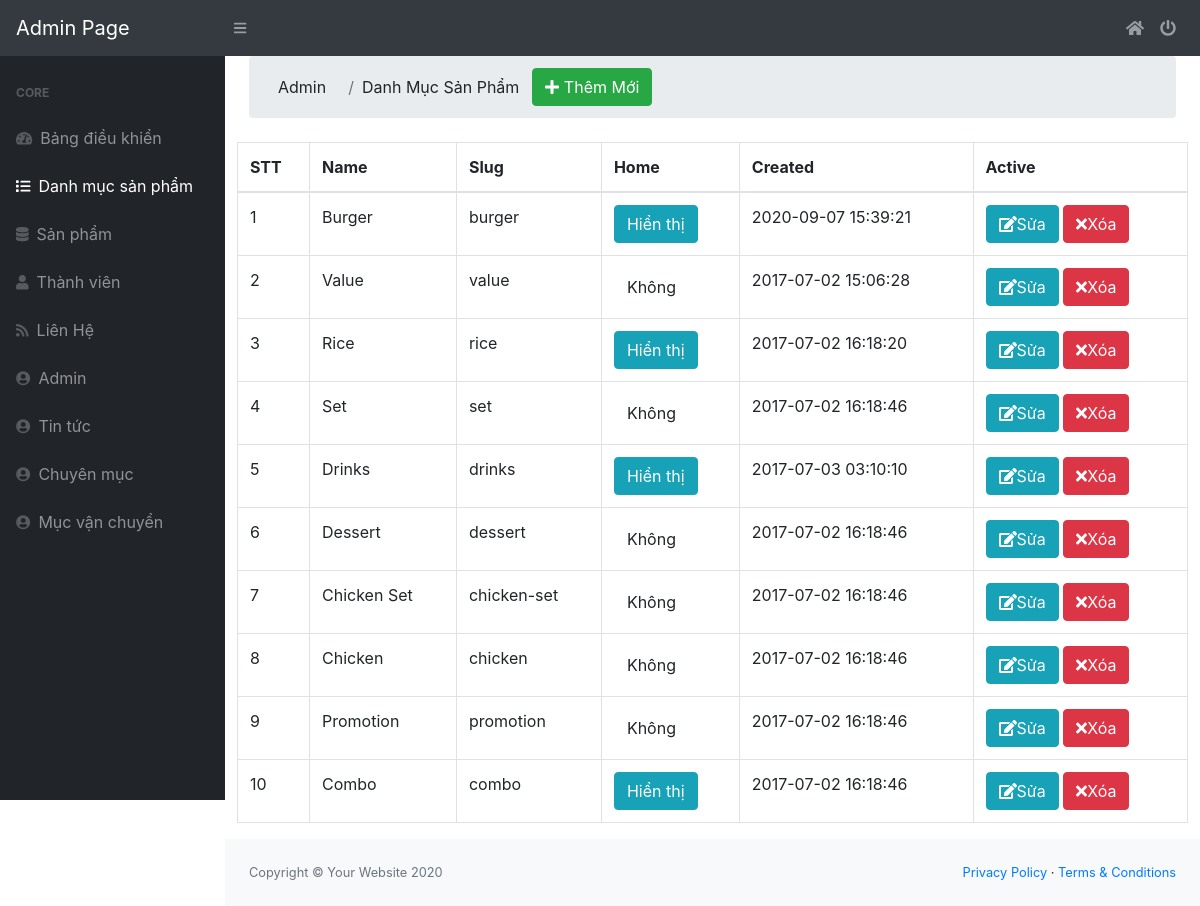
The page /admin/modules/category/index.php on the database its author committed.
### tables this page shows
CREATE TABLE `category` (
  `id` int(11) NOT NULL,
  `name` varchar(100) DEFAULT NULL,
  `slug` varchar(100) DEFAULT NULL,
  `images` varchar(100) DEFAULT NULL,
  `banner` varchar(100) DEFAULT NULL,
  `home` tinyint(4) DEFAULT '0',
  `status` tinyint(4) DEFAULT '1',
  `created_at` timestamp NOT NULL DEFAULT CURRENT_TIMESTAMP,
  `update_at` timestamp NOT NULL DEFAULT CURRENT_TIMESTAMP ON UPDATE CURRENT_TIMESTAMP
);

### libraries/Database.php (called while the page is built, shortened)
<?php
    class Database
    {
        public $link;
        public function __construct()
        {
            $this->link = mysqli_connect("localhost","root","","shop") or die ();
            mysqli_set_charset($this->link,"utf8");
        }
         public function fetchAll($table)
        {
            $sql = "SELECT * FROM {$table} WHERE 1" ;
            $result = mysqli_query($this->link,$sql) or die("Lỗi Truy Vấn fetchAll " .mysqli_error($this->link));
            $data = [];
            if( $result)
            {
                while ($num = mysqli_fetch_assoc($result))
                {
                    $data[] = $num;
                }
            }
            return $data;
        }
    }
?>

### admin/autoload/autoload.php (called while the page is built, shortened)
<?php
require_once __DIR__."/../../libraries/Database.php";
$db = new Database;
?>

### admin/modules/category/index.php (the view, shortened to what this page needs)
<?php
require_once __DIR__."/../../autoload/autoload.php";
$category = $db->fetchAll("category");
?>
<?php  require_once __DIR__. "/../../layouts/header.php"; ?>
        <div class="container-fluid">
         <ol class="breadcrumb mb-4">
            <li class="breadcrumb-item btn" >Admin</li>
            <li class="breadcrumb-item btn">Danh Mục Sản Phẩm</li>
            <span class="pull-right"><a href="add.php" class="btn btn-success"><i class="fa fa-plus"></i> Thêm Mới<a></span>
        </ol>
</div>
<div class="row">
    <div class="col-md-12">
        <div class="table-responsive">
    <div id="dataTable_wrapper" class="dataTables_wrapper dt-bootstrap4">
            <div class="col-sm-12 ">
                <table class="table table-bordered dataTable" id="dataTable" width="100%" cellspacing="0" role="grid" aria-describedby="dataTable_info" style="width: 100%;">
                    <thead>
                        <tr>
                            <th rowspan="1" colspan="1">STT</th>
                            <th rowspan="1" colspan="1">Name</th>
                            <th rowspan="1" colspan="1">Slug</th>
                            <th rowspan="1" colspan="1">Home</th>
                            <th rowspan="1" colspan="1">Created</th>
                            <th rowspan="1" colspan="1">Active</th>
                        </tr>
                    </thead>
                    <tbody>
                        <?php $stt =1 ; foreach($category as $item): ?>
                        <tr role="row" class="odd">
                            <td><?php echo $stt ?></td>
                            <td><?php echo $item['name'] ?></td>
                            <td><?php echo $item['slug'] ?></td>
                             <td>
<a href="home.php?id=<?php echo $item['id'] ?>" class="btn btn-xs <?php echo    $item['home'] == 1 ? 'btn-info' : 'btn-default' ?>">
<?php echo $item['home'] == 1 ? ' Hiển thị' : ' Không ' ?>
                                </a>
                             </td>
                             <td><?php echo $item['created_at'] ?></td>
                            <td>
 <a class="btn btn-xs btn-info" href="edit.php?id=<?php echo $item['id'] ?>">
                                    <i class="fa fa-edit"></i>Sửa</a>
            <a class="btn btn-xs btn-danger" href="delete.php?id= <?php echo $item['id'] ?>">
                                    <i class="fa fa-times"></i>Xóa</a>
                            </td>
                        </tr>
                      <?php  $stt++ ; endforeach ?>
                    </tbody>
                </table>
            </div>
    </div>
</div>
    </div>
</div>
 <?php  require_once __DIR__. "/../../layouts/footer.php"; ?>

### rows shown on the page
category: name "Burger", slug "burger", home "Hiển thị", created_at "2020-09-07 15:39:21"
category: name "Value", slug "value", home "Không", created_at "2017-07-02 15:06:28"
category: name "Rice", slug "rice", home "Hiển thị", created_at "2017-07-02 16:18:20"
category: name "Set", slug "set", home "Không", created_at "2017-07-02 16:18:46"
category: name "Drinks", slug "drinks", home "Hiển thị", created_at "2017-07-03 03:10:10"
category: name "Dessert", slug "dessert", home "Không", created_at "2017-07-02 16:18:46"
category: name "Chicken Set", slug "chicken-set", home "Không", created_at "2017-07-02 16:18:46"
category: name "Chicken", slug "chicken", home "Không", created_at "2017-07-02 16:18:46"
category: name "Promotion", slug "promotion", home "Không", created_at "2017-07-02 16:18:46"
category: name "Combo", slug "combo", home "Hiển thị", created_at "2017-07-02 16:18:46"
